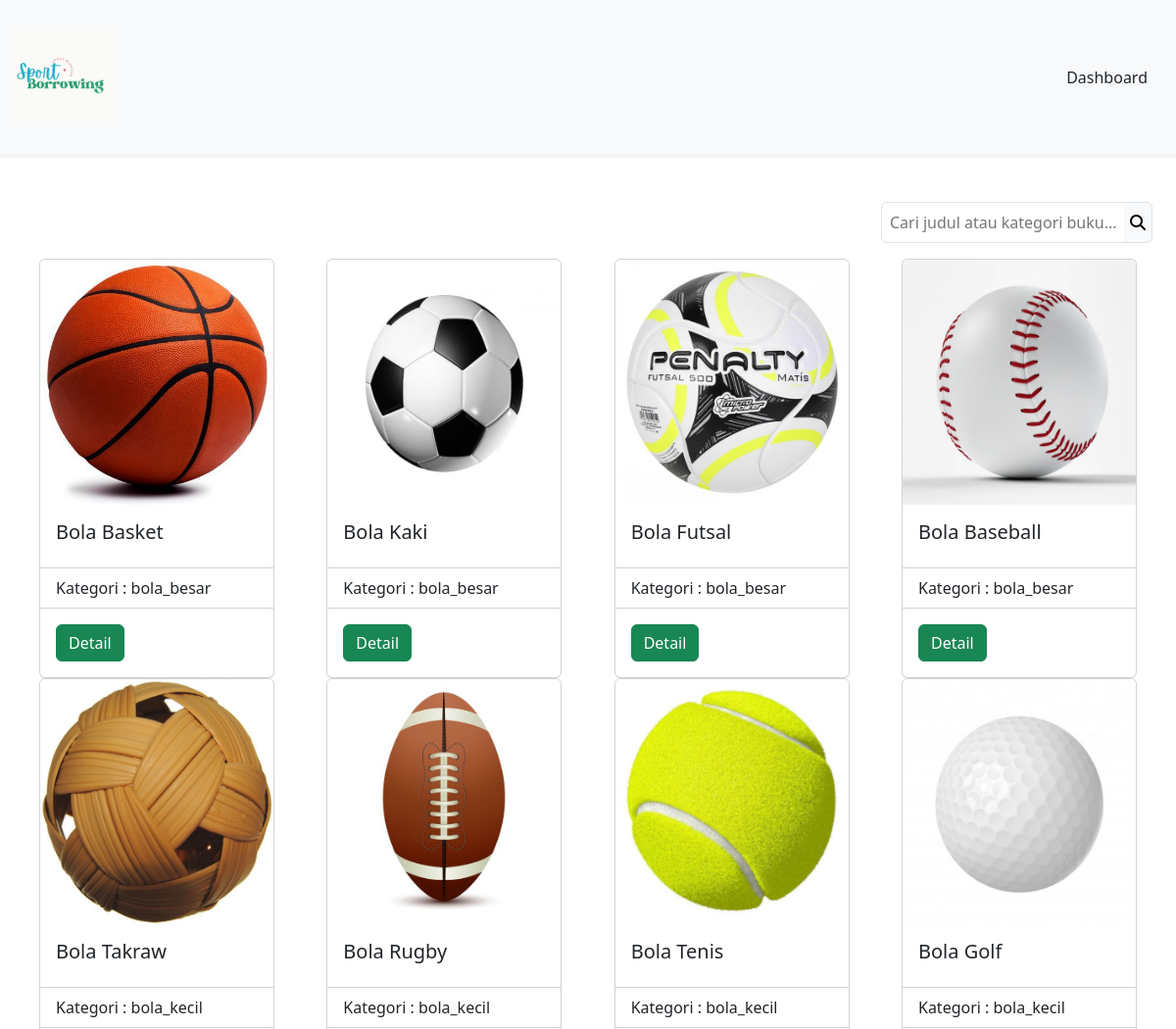
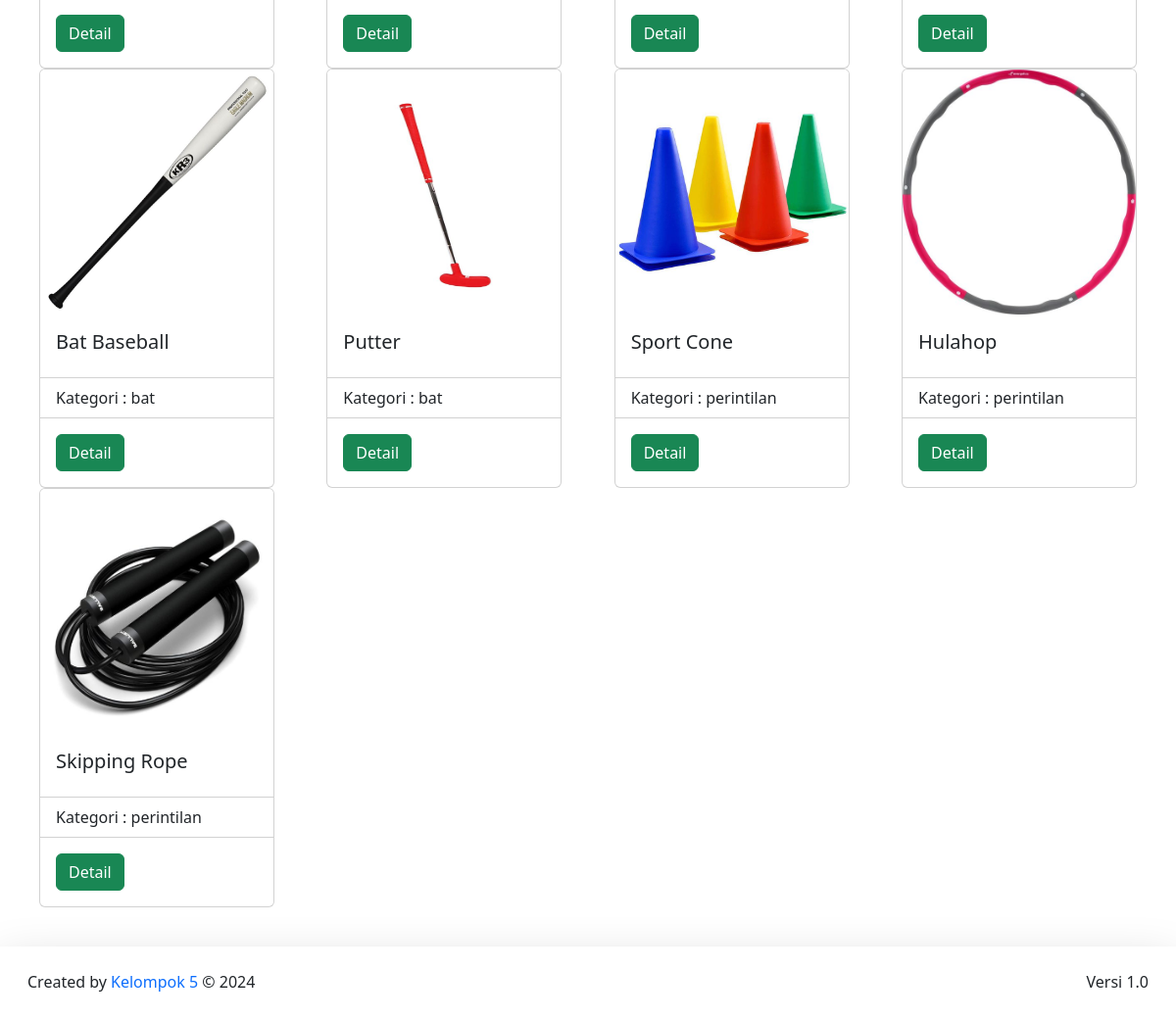
Screenshot of /DashboardMember/alat_olahraga/daftarAlat.php (signed in) with the database file from the repository (2 pictures, top to bottom).
### tables this page shows
CREATE TABLE `alat_olahraga` (
  `gambar` varchar(255) NOT NULL,
  `id_alat` varchar(20) NOT NULL,
  `kategori` varchar(255) NOT NULL,
  `nama_alat` varchar(255) NOT NULL,
  `merek` varchar(255) NOT NULL,
  `tahun_produksi` date NOT NULL,
  `alat_deskripsi` text NOT NULL
);

### config/config.php (called while the page is built, shortened)
<?php
$host = "127.0.0.1";
$username = "root";
$password = "";
$database_name = "sport";
$connection = mysqli_connect($host, $username, $password, $database_name);
function queryReadData($dataKategori) {
  global $connection;
  $result = mysqli_query($connection, $dataKategori);
  $items = [];
  while($item = mysqli_fetch_assoc($result)) {
    $items[] = $item;
  }
  return $items;
}
?>

### DashboardMember/alat_olahraga/daftarAlat.php (the view, shortened to what this page needs)
<?php
require "../../config/config.php";
$buku = queryReadData("SELECT * FROM alat_olahraga");
?>
<!DOCTYPE html>
<html lang="en">
<head>
    <link href="https://cdn.jsdelivr.net/npm/bootstrap@5.3.2/dist/css/bootstrap.min.css" rel="stylesheet"
>
</head>
<body>
<nav class="navbar fixed-top bg-body-tertiary shadow-sm">
    <div class="container-fluid p-3">
        <a class="navbar-brand" href="#">
            <img src="../../assets/logoNav.png" alt="logo" width="100px">
        </a>
        <a class="btn btn-tertiary" href="../dashboardMember.php">Dashboard</a>
    </div>
</nav>
<div class="p-4 mt-5">
    <div class="d-flex gap-2 mt-5 justify-content-center">
        <form action="" method="post">
            <div class="layout-card-custom">
                <button class="btn btn-primary" type="submit">Semua</button>
                <button type="submit" name="bola_besar" class="btn btn-outline-primary">Bola Besar</button>
                <button type="submit" name="bola_kecil" class="btn btn-outline-primary">Bola Kecil</button>
                <button type="submit" name="raket" class="btn btn-outline-primary">Raket</button>
                <button type="submit" name="perintilan" class="btn btn-outline-primary">Perintilan</button>
                <button type="submit" name="bat" class="btn btn-outline-primary">Bat</button>
            </div>
        </form>
    </div>
    <form action="" method="post" class="mt-5">
        <div class="input-group d-flex justify-content-end mb-3">
            <input class="border p-2 rounded rounded-end-0 bg-tertiary" type="text" name="keyword" id="keyword"
                   placeholder="Cari judul atau kategori buku...">
            <button class="border border-start-0 bg-light rounded rounded-start-0" type="submit" name="search"><i
                        class="fa-solid fa-magnifying-glass"></i></button>
        </div>
    </form>
    <div class="layout-card-custom d-flex flex-wrap" style="margin: 1rem; justify-content: space-between;">
        <?php foreach ($buku as $item) : ?>
            <div class="card" style="width: 15rem;">
                <img src="../../imgDB/<?= $item["gambar"]; ?>" class="card-img-top" alt="gambarAlat"
                     height="250px">
                <div class="card-body">
                    <h5 class="card-title"><?= $item["nama_alat"]; ?></h5>
                </div>
                <ul class="list-group list-group-flush">
                    <li class="list-group-item">Kategori : <?= $item["kategori"]; ?></li>
                </ul>
                <div class="card-body">
                    <a class="btn btn-success" href="detailAlat.php?id=<?= $item["id_alat"]; ?>">Detail</a>
                </div>
            </div>
        <?php endforeach; ?>
    </div>
</div>
<footer class="shadow-lg bg-subtle p-3">
    <div class="container-fluid d-flex justify-content-between">
        <p class="mt-2">Created by <span class="text-primary">Kelompok 5</span> © 2024</p>
        <p class="mt-2">Versi 1.0</p>
    </div>
</footer>
</body>
</html>

### rows the page displays
alat_olahraga: gambar (picture), nama_alat "Bola Basket", kategori "bola_besar"
alat_olahraga: gambar (picture), nama_alat "Bola Kaki", kategori "bola_besar"
alat_olahraga: gambar (picture), nama_alat "Bola Futsal", kategori "bola_besar"
alat_olahraga: gambar (picture), nama_alat "Bola Baseball", kategori "bola_besar"
alat_olahraga: gambar (picture), nama_alat "Bola Takraw", kategori "bola_kecil"
alat_olahraga: gambar (picture), nama_alat "Bola Rugby", kategori "bola_kecil"
alat_olahraga: gambar (picture), nama_alat "Bola Tenis", kategori "bola_kecil"
alat_olahraga: gambar (picture), nama_alat "Bola Golf", kategori "bola_kecil"
alat_olahraga: gambar (picture), nama_alat "Bat Baseball", kategori "bat"
alat_olahraga: gambar (picture), nama_alat "Putter", kategori "bat"
alat_olahraga: gambar (picture), nama_alat "Sport Cone", kategori "perintilan"
alat_olahraga: gambar (picture), nama_alat "Hulahop", kategori "perintilan"
alat_olahraga: gambar (picture), nama_alat "Skipping Rope", kategori "perintilan"
